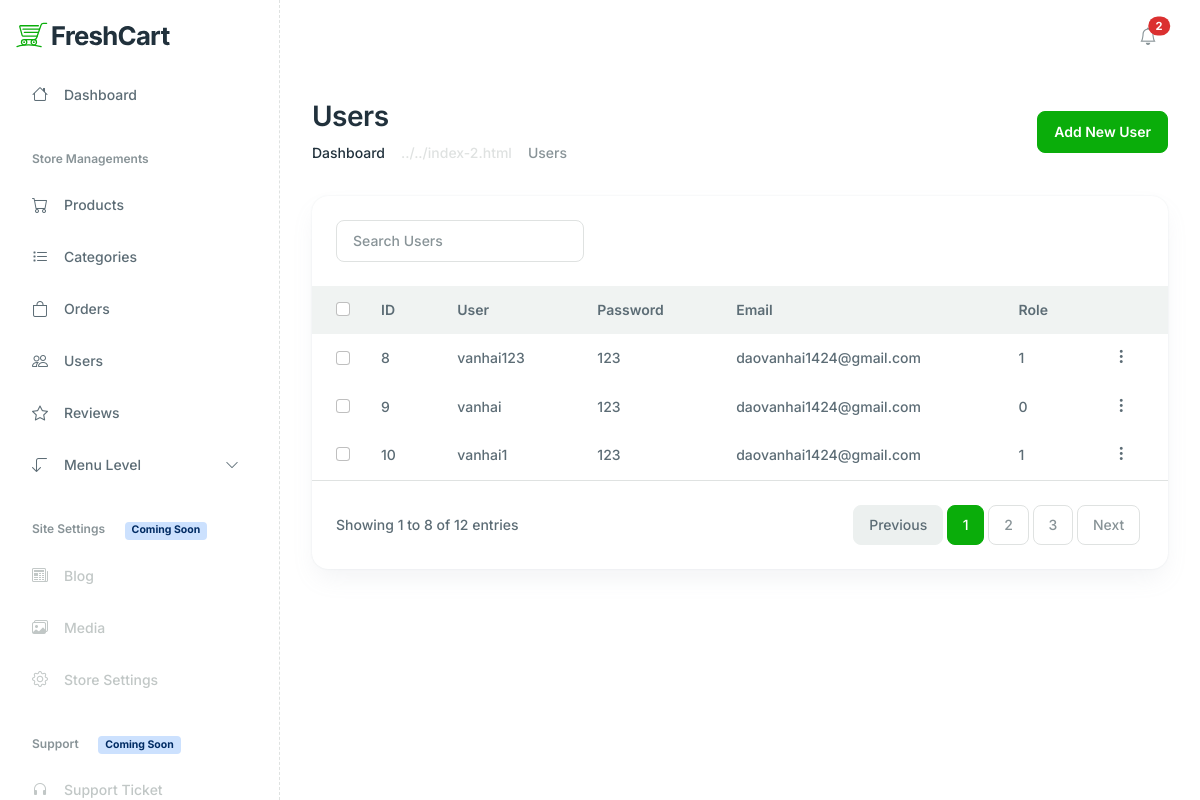
The page /admin/index.php?act=list_user on the database its author committed.
### tables this page shows
CREATE TABLE `user` (
  `id` int(11) NOT NULL,
  `user` varchar(255) NOT NULL,
  `pass` varchar(255) NOT NULL,
  `email` varchar(255) NOT NULL,
  `role` tinyint(2) NOT NULL COMMENT '0. Admin\r\n1. User'
);

### model/pdo.php (called while the page is built, shortened)
<?php
function pdo_get_connection(){
    $servername = "localhost";
    $username = "root";
    $password = "";
    try {
        $conn = new PDO("mysql:host=$servername;dbname=freshcart", $username, $password);
        $conn->setAttribute(PDO::ATTR_ERRMODE, PDO::ERRMODE_EXCEPTION);
        return $conn;
    } catch(PDOException $e) {
        echo "Connection failed: " . $e->getMessage();
    }
}
function pdo_query($sql){
    $sql_args=array_slice(func_get_args(),1);
    try{
        $conn=pdo_get_connection();
        $stmt=$conn->prepare($sql);
        $stmt->execute($sql_args);
        $rows=$stmt->fetchAll();
        return $rows;
    }
    catch(PDOException $e){
        throw $e;
    }
    finally{
        unset($conn);
    }
}
?>

### model/user.php (called while the page is built, shortened)
<?php
    function loadall_user() {
        $sql = "SELECT * FROM `user` WHERE 1";
        $listUser = pdo_query($sql);
        return $listUser;
    }
?>

### admin/user/list.php (the view, shortened to what this page needs)
<div class="main-wrapper">
    <?php include 'box_left.php'; ?>
    <main class="main-content-wrapper">
        <div class="container">
            <div class="row mb-8">
                <div class="col-md-12">
                    <div class="d-flex flex-column flex-md-row justify-content-between align-items-md-center gap-4">
                        <div>
                            <h2>Users</h2>
                            <nav aria-label="breadcrumb">
                                <ol class="breadcrumb mb-0">
                                    <li class="breadcrumb-item"><a href="#" class="text-inherit">Dashboard</a></li>
                                    <li class="breadcrumb-item active" aria-current="page">Users</li>
                                </ol>
                            </nav>
                        </div>
                        <div>
                            <a href="index.php?act=add_user" class="btn btn-primary">Add New User</a>
                        </div>
                    </div>
                </div>
            </div>
            <div class="row">
                <div class="col-xl-12 col-12 mb-5">
                    <div class="card h-100 card-lg">
                        <div class="p-6">
                            <div class="row justify-content-between">
                                <div class="col-md-4 col-12">
                                    <form class="d-flex" role="search">
                                        <input class="form-control" type="search" placeholder="Search Users" aria-label="Search" />
                                    </form>
                                </div>
                            </div>
                        </div>
                        <div class="card-body p-0">
                            <div class="table-responsive">
                                <table class="table table-centered table-hover table-borderless mb-0 table-with-checkbox text-nowrap">
                                    <thead class="bg-light">
                                        <tr>
                                            <th>
                                                <div class="form-check">
                                                    <input class="form-check-input" type="checkbox" value="" id="checkAll" />
                                                </div>
                                            </th>
                                            <th>ID</th>
                                            <th>User</th>
                                            <th>Password</th>
                                            <th>Email</th>
                                            <th>Role</th>
                                            <th></th>
                                        </tr>
                                    </thead>
                                    <tbody>
                                        <?php
                                            foreach ($listUser as $value) {
                                                extract($value);
                                        ?>
                                        <tr>
                                            <td>
                                                <div class="form-check">
                                                    <input class="form-check-input" type="checkbox" value="" id="userOne" />
                                                </div>
                                            </td>
                                            <td><?= $id ?></td>
                                            <td><?= $user ?></td>
                                            <td><?= $pass ?></td>
                                            <td><?= $email ?></td>
                                            <td><?= $role ?></td>
                                            <td>
                                                <div class="dropdown">
                                                    <a href="#" class="text-reset" data-bs-toggle="dropdown" aria-expanded="false">
                                                        <i class="feather-icon icon-more-vertical fs-5"></i>
                                                    </a>
                                                </div>
                                            </td>
                                        </tr>
                                        <?php
                                            }
                                        ?>
                                    </tbody>
                                </table>
                            </div>
                            <div class="border-top d-md-flex justify-content-between align-items-center p-6">
                                <span>Showing 1 to 8 of 12 entries</span>
                                <nav class="mt-2 mt-md-0">
                                    <ul class="pagination mb-0">
                                        <li class="page-item disabled"><a class="page-link" href="#!">Previous</a></li>
                                        <li class="page-item"><a class="page-link active" href="#!">1</a></li>
                                        <li class="page-item"><a class="page-link" href="#!">2</a></li>
                                        <li class="page-item"><a class="page-link" href="#!">3</a></li>
                                        <li class="page-item"><a class="page-link" href="#!">Next</a></li>
                                    </ul>
                                </nav>
                            </div>
                        </div>
                    </div>
                </div>
            </div>
        </div>
    </main>

### rows shown on the page
user: id "8", user "vanhai123", pass "123", email "daovanhai1424@gmail.com", role "1"
user: id "9", user "vanhai", pass "123", email "daovanhai1424@gmail.com", role "0"
user: id "10", user "vanhai1", pass "123", email "daovanhai1424@gmail.com", role "1"
